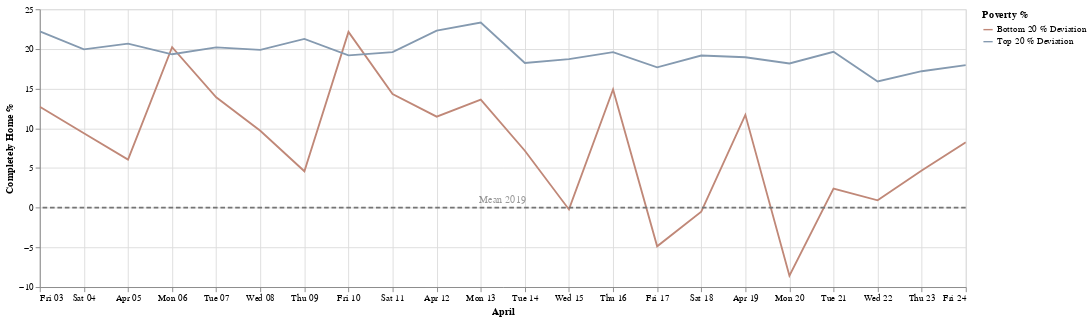

The code cell stored with this chart in its notebook:
### Markdown cell above
**April 10, 2020:**
NYS records more COVID19 cases than any other country

### Code cell
start_date = '2020-4-2'
end_date = '2020-4-24'
df2 = apply_date_filter(df,start_date,end_date)
chart = create_chart(df2,'April')
chart
#df2

### Figure 1 — Vega-Lite specification as saved in the notebook (floating-point values rounded to 4 significant figures)
{"config": {"view": {"continuousHeight": 300, "continuousWidth": 400}, "range": {"category": {"scheme": ["#FF4500", "#a0aab4", "#4E79A7"]}}}, "layer": [{"data": {"name": "data-64c04014a9f78e35b054dffa88fc01ab"}, "mark": "line", "encoding": {"color": {"type": "nominal", "field": "Poverty %"}, "x": {"type": "temporal", "field": "date", "title": "April"}, "y": {"type": "quantitative", "field": "completely_home_value", "title": "Completely Home %"}}, "selection": {"selector002": {"type": "interval", "bind": "scales", "encodings": ["x", "y"]}}, "transform": [{"fold": ["Bottom 20 % Deviation", "Top 20 % Deviation"], "as": ["Poverty %", "completely_home_value"]}], "width": 1000}, {"data": {"name": "data-7f3a6b86ed460c4e648f2393735a11f6"}, "mark": {"type": "rule", "color": "#757575", "size": 2, "strokeDash": [5, 3]}, "encoding": {"size": {"value": 2}, "y": {"type": "quantitative", "field": "Mean 2019"}}}, {"data": {"name": "data-d764767e7dd3b10b2c76c1355ce10ef3"}, "mark": {"type": "text", "angle": 0, "text": "Mean 2019"}, "encoding": {"opacity": {"value": 0.4}, "y": {"type": "quantitative", "field": "y"}}}], "$schema": "https://vega.github.io/schema/vega-lite/v4.8.1.json", "datasets": {"data-64c04014a9f78e35b054dffa88fc01ab": [{"date": "2020-04-13T00:00:00+00:00", "Top 20 %": 57.53, "Bottom 20 %": 47.82, "Top 20 % Deviation": 23.34, "Bottom 20 % Deviation": 13.62}, {"date": "2020-04-12T00:00:00+00:00", "Top 20 %": 56.51, "Bottom 20 %": 45.66, "Top 20 % Deviation": 22.32, "Bottom 20 % Deviation": 11.47}, {"date": "2020-04-20T00:00:00+00:00", "Top 20 %": 52.36, "Bottom 20 %": 25.61, "Top 20 % Deviation": 18.17, "Bottom 20 % Deviation": -8.578}, {"date": "2020-04-22T00:00:00+00:00", "Top 20 %": 50.1, "Bottom 20 %": 35.12, "Top 20 % Deviation": 15.9, "Bottom 20 % Deviation": 0.9234}, {"date": "2020-04-19T00:00:00+00:00", "Top 20 %": 53.15, "Bottom 20 %": 45.89, "Top 20 % Deviation": 18.96, "Bottom 20 % Deviation": 11.69}, {"date": "2020-04-10T00:00:00+00:00", "Top 20 %": 53.38, "Bottom 20 %": 56.35, "Top 20 % Deviation": 19.18, "Bottom 20 % Deviation": 22.15}, {"date": "2020-04-23T00:00:00+00:00", "Top 20 %": 51.39, "Bottom 20 %": 38.88, "Top 20 % Deviation": 17.19, "Bottom 20 % Deviation": 4.688}, {"date": "2020-04-21T00:00:00+00:00", "Top 20 %": 53.84, "Bottom 20 %": 36.61, "Top 20 % Deviation": 19.64, "Bottom 20 % Deviation": 2.414}, {"date": "2020-04-09T00:00:00+00:00", "Top 20 %": 55.46, "Bottom 20 %": 38.78, "Top 20 % Deviation": 21.26, "Bottom 20 % Deviation": 4.587}, {"date": "2020-04-17T00:00:00+00:00", "Top 20 %": 51.88, "Bottom 20 %": 29.32, "Top 20 % Deviation": 17.68, "Bottom 20 % Deviation": -4.871}, {"date": "2020-04-08T00:00:00+00:00", "Top 20 %": 54.08, "Bottom 20 %": 43.88, "Top 20 % Deviation": 19.88, "Bottom 20 % Deviation": 9.688}, {"date": "2020-04-15T00:00:00+00:00", "Top 20 %": 52.91, "Bottom 20 %": 33.97, "Top 20 % Deviation": 18.72, "Bottom 20 % Deviation": -0.2205}, {"date": "2020-04-03T00:00:00+00:00", "Top 20 %": 56.4, "Bottom 20 %": 46.9, "Top 20 % Deviation": 22.21, "Bottom 20 % Deviation": 12.71}, {"date": "2020-04-11T00:00:00+00:00", "Top 20 %": 53.8, "Bottom 20 %": 48.51, "Top 20 % Deviation": 19.61, "Bottom 20 % Deviation": 14.32}, {"date": "2020-04-06T00:00:00+00:00", "Top 20 %": 53.52, "Bottom 20 %": 54.41, "Top 20 % Deviation": 19.33, "Bottom 20 % Deviation": 20.21}, {"date": "2020-04-04T00:00:00+00:00", "Top 20 %": 54.13, "Bottom 20 %": 43.58, "Top 20 % Deviation": 19.94, "Bottom 20 % Deviation": 9.387}, {"date": "2020-04-14T00:00:00+00:00", "Top 20 %": 52.43, "Bottom 20 %": 41.37, "Top 20 % Deviation": 18.23, "Bottom 20 % Deviation": 7.178}, {"date": "2020-04-18T00:00:00+00:00", "Top 20 %": 53.37, "Bottom 20 %": 33.68, "Top 20 % Deviation": 19.18, "Bottom 20 % Deviation": -0.5076}, {"date": "2020-04-24T00:00:00+00:00", "Top 20 %": 52.15, "Bottom 20 %": 42.43, "Top 20 % Deviation": 17.95, "Bottom 20 % Deviation": 8.241}, {"date": "2020-04-16T00:00:00+00:00", "Top 20 %": 53.79, "Bottom 20 %": 49.08, "Top 20 % Deviation": 19.6, "Bottom 20 % Deviation": 14.89}, {"date": "2020-04-07T00:00:00+00:00", "Top 20 %": 54.39, "Bottom 20 %": 48.1, "Top 20 % Deviation": 20.2, "Bottom 20 % Deviation": 13.91}, {"date": "2020-04-05T00:00:00+00:00", "Top 20 %": 54.87, "Bottom 20 %": 40.24, "Top 20 % Deviation": 20.68, "Bottom 20 % Deviation": 6.05}], "data-7f3a6b86ed460c4e648f2393735a11f6": [{"Mean 2019": 0}], "data-d764767e7dd3b10b2c76c1355ce10ef3": [{"y": 1}]}}
